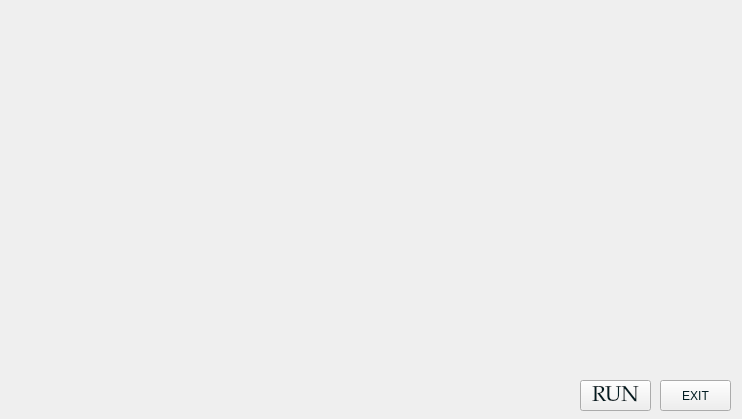
<?xml version="1.0" encoding="UTF-8"?>
<ui version="4.0">
 <class>NEEMO</class>
 <widget class="QMainWindow" name="NEEMO">
  <property name="geometry">
   <rect>
    <x>0</x>
    <y>0</y>
    <width>742</width>
    <height>419</height>
   </rect>
  </property>
  <property name="windowTitle">
   <string>MainWindow</string>
  </property>
  <widget class="QWidget" name="centralwidget">
   <property name="autoFillBackground">
    <bool>true</bool>
   </property>
   <widget class="QLabel" name="label">
    <property name="geometry">
     <rect>
      <x>0</x>
      <y>0</y>
      <width>751</width>
      <height>421</height>
     </rect>
    </property>
    <property name="maximumSize">
     <size>
      <width>751</width>
      <height>421</height>
     </size>
    </property>
    <property name="text">
     <string/>
    </property>
    <property name="pixmap">
     <pixmap>newfrontend.gif</pixmap>
    </property>
    <property name="scaledContents">
     <bool>true</bool>
    </property>
   </widget>
   <widget class="QPushButton" name="pushButton">
    <property name="geometry">
     <rect>
      <x>580</x>
      <y>380</y>
      <width>71</width>
      <height>31</height>
     </rect>
    </property>
    <property name="font">
     <font>
      <family>Palatino Linotype</family>
      <pointsize>16</pointsize>
      <weight>9</weight>
      <italic>false</italic>
      <bold>false</bold>
     </font>
    </property>
    <property name="styleSheet">
     <string notr="true">font: 75 16pt &quot;Palatino Linotype&quot;;
color: rgb(1, 28, 33);

border-color: rgb(255, 255, 255);</string>
    </property>
    <property name="text">
     <string>RUN</string>
    </property>
    <property name="checkable">
     <bool>false</bool>
    </property>
   </widget>
   <widget class="QPushButton" name="pushButton_2">
    <property name="geometry">
     <rect>
      <x>660</x>
      <y>380</y>
      <width>71</width>
      <height>31</height>
     </rect>
    </property>
    <property name="styleSheet">
     <string notr="true">font: 75 16pt &quot;Palatino Linotype&quot;;
border-color: rgb(255, 255, 255);
color: rgb(1, 28, 33);
</string>
    </property>
    <property name="text">
     <string>EXIT</string>
    </property>
   </widget>
   <widget class="QTextBrowser" name="textBrowser">
    <property name="geometry">
     <rect>
      <x>10</x>
      <y>370</y>
      <width>161</width>
      <height>41</height>
     </rect>
    </property>
    <property name="font">
     <font>
      <pointsize>14</pointsize>
      <weight>75</weight>
      <bold>true</bold>
     </font>
    </property>
    <property name="layoutDirection">
     <enum>Qt::LeftToRight</enum>
    </property>
    <property name="autoFillBackground">
     <bool>false</bool>
    </property>
    <property name="styleSheet">
     <string notr="true">background:transparent;
color: rgb(46, 154, 255);
</string>
    </property>
    <property name="html">
     <string>&lt;!DOCTYPE HTML PUBLIC &quot;-//W3C//DTD HTML 4.0//EN&quot; &quot;http://www.w3.org/TR/REC-html40/strict.dtd&quot;&gt;
&lt;html&gt;&lt;head&gt;&lt;meta name=&quot;qrichtext&quot; content=&quot;1&quot; /&gt;&lt;style type=&quot;text/css&quot;&gt;
p, li { white-space: pre-wrap; }
&lt;/style&gt;&lt;/head&gt;&lt;body style=&quot; font-family:'MS Shell Dlg 2'; font-size:14pt; font-weight:600; font-style:normal;&quot;&gt;
&lt;p style=&quot;-qt-paragraph-type:empty; margin-top:0px; margin-bottom:0px; margin-left:0px; margin-right:0px; -qt-block-indent:0; text-indent:0px; font-size:8.25pt; font-weight:400;&quot;&gt;&lt;br /&gt;&lt;/p&gt;&lt;/body&gt;&lt;/html&gt;</string>
    </property>
   </widget>
   <widget class="QTextBrowser" name="textBrowser_2">
    <property name="geometry">
     <rect>
      <x>600</x>
      <y>10</y>
      <width>131</width>
      <height>41</height>
     </rect>
    </property>
    <property name="font">
     <font>
      <pointsize>16</pointsize>
      <weight>75</weight>
      <bold>true</bold>
     </font>
    </property>
    <property name="styleSheet">
     <string notr="true">background:transparent;
color: rgb(46, 154, 255);</string>
    </property>
    <property name="html">
     <string>&lt;!DOCTYPE HTML PUBLIC &quot;-//W3C//DTD HTML 4.0//EN&quot; &quot;http://www.w3.org/TR/REC-html40/strict.dtd&quot;&gt;
&lt;html&gt;&lt;head&gt;&lt;meta name=&quot;qrichtext&quot; content=&quot;1&quot; /&gt;&lt;style type=&quot;text/css&quot;&gt;
p, li { white-space: pre-wrap; }
&lt;/style&gt;&lt;/head&gt;&lt;body style=&quot; font-family:'MS Shell Dlg 2'; font-size:16pt; font-weight:600; font-style:normal;&quot;&gt;
&lt;p align=&quot;justify&quot; style=&quot;-qt-paragraph-type:empty; margin-top:0px; margin-bottom:0px; margin-left:0px; margin-right:0px; -qt-block-indent:0; text-indent:0px; font-size:8.25pt; font-weight:400;&quot;&gt;&lt;br /&gt;&lt;/p&gt;&lt;/body&gt;&lt;/html&gt;</string>
    </property>
   </widget>
  </widget>
 </widget>
 <resources/>
 <connections/>
</ui>
